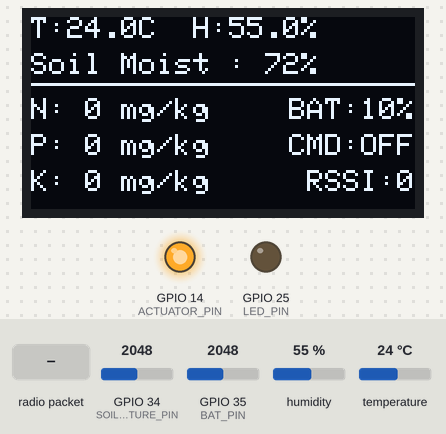
This sketch was run on a simulated ESP32. Shown: 128×64 one-colour display, output pins drawn as LEDs (lit = HIGH). The test bench sets the inputs (shaded band); at power-on: humidity 55 %, GPIO 34 (SOIL_MOISTURE_PIN) = 2048, GPIO 35 (BAT_PIN) = 2048, temperature 24 °C (analog values on the 0–4095 scale). No radio packets arrive unless stated; what the sketch prints to the serial monitor is not drawn.

Above: at 4.7 s.
4.8 s: radio packet "CMD:ON" arrives
At 5.4 s:
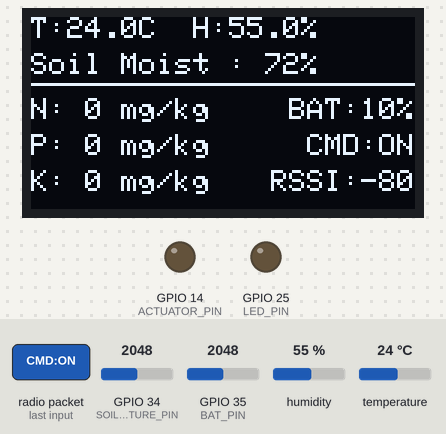
11.8 s: radio packet "CMD:OFF" arrives
At 12.8 s:
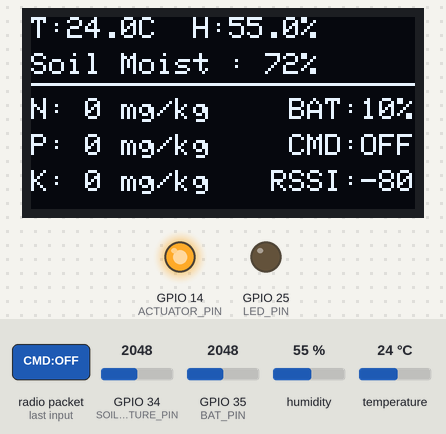
17.8 s: humidity set to 22 %
At 20.0 s:
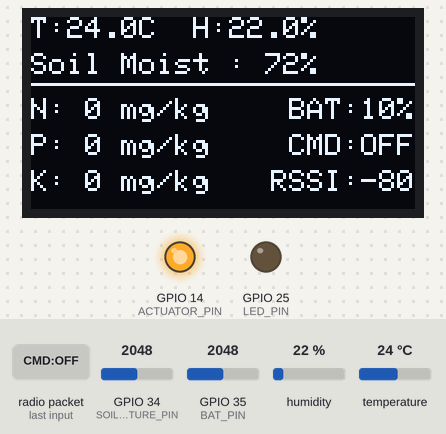
20.8 s: GPIO 34 (SOIL_MOISTURE_PIN) set to 2866
At 23.5 s:
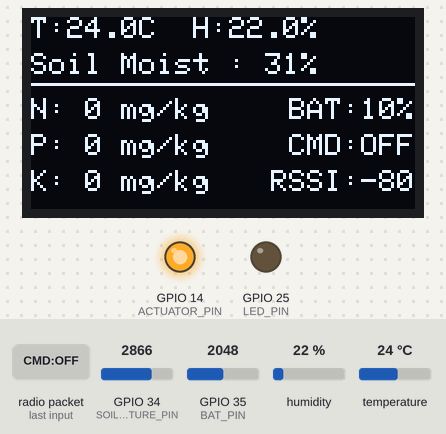
23.8 s: GPIO 35 (BAT_PIN) set to 2866
At 25.8 s:
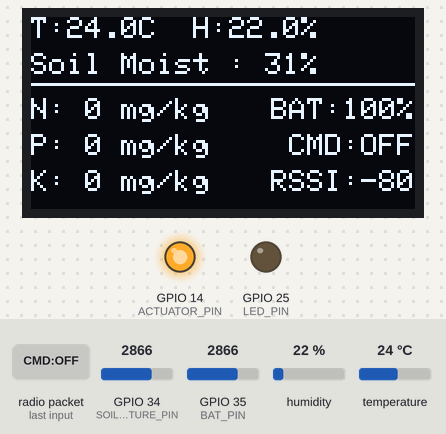
26.8 s: temperature set to 12 °C
At 29.3 s:
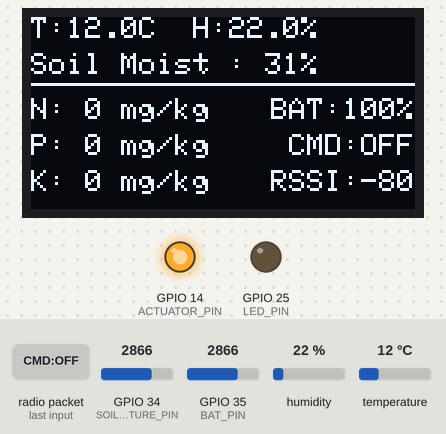
Timing chart, 0 to 30.8 s (numbered marks = the images above; inputs shaded):
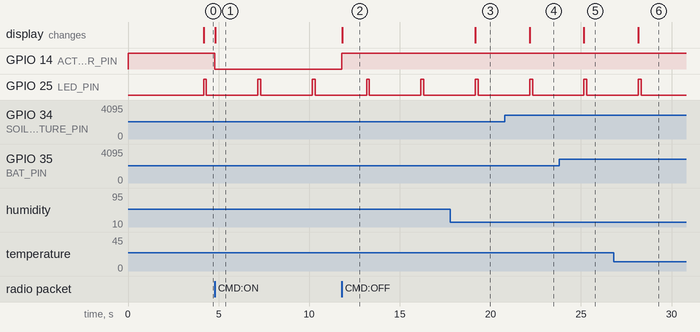

The sketch:

LoRa32-NPK_DHT_SOIL_N1_FIX.ino
```cpp
#include <Wire.h>
#include <Adafruit_GFX.h>
#include <Adafruit_SSD1306.h>
#include <DHT.h>
#include <Arduino.h>
#include <SPI.h>
#include <LoRa.h>

// --- KONFIGURASI PIN & PARAMETER SENSOR ---
#define LED_PIN 25
#define ACTUATOR_PIN 14
#define BAT_PIN 35

float batVoltage = 0.0;
int batPercent = 0;

#define SCREEN_WIDTH 128
#define SCREEN_HEIGHT 64
#define OLED_SDA 21
#define OLED_SCL 22

#define DHTPIN 13
#define DHTTYPE DHT22

#define SOIL_MOISTURE_PIN 34
const int AirValue = 3500;
const int WaterValue = 1500;

#define RX_PIN 4
#define TX_PIN 2
#define MODBUS_BAUDRATE 4800

// --- KONFIGURASI PIN LORA (T3 LoRa32 V1.6.1) ---
#define LORA_SCK  5
#define LORA_MISO 19
#define LORA_MOSI 27
#define LORA_CS   18
#define LORA_RST  23
#define LORA_IRQ  26
#define LORA_FREQ 433E6 // Sesuaikan dengan modul: 433E6, 868E6, atau 915E6

// --- INISIALISASI OBJEK ---
Adafruit_SSD1306 display(SCREEN_WIDTH, SCREEN_HEIGHT, &Wire, -1);
DHT dht(DHTPIN, DHTTYPE);

// --- VARIABEL GLOBAL ---
const byte npk_query[] = {0x01, 0x03, 0x00, 0x1E, 0x00, 0x03, 0x65, 0xCD};
byte npk_response[11];

float temp = 0.0, hum = 0.0;
int soilMoisturePercent = 0;
int val_N = 0, val_P = 0, val_K = 0;

// Variabel untuk menyimpan status aktuator & RSSI
bool actuatorState = false;
int currentRssi = 0;

unsigned long previousMillis = 0;
const long interval = 3000;

void setup() {
  Serial.begin(115200);
  Serial2.begin(MODBUS_BAUDRATE, SERIAL_8N1, RX_PIN, TX_PIN);

  // Inisialisasi LED Bawaan & Aktuator
  pinMode(LED_PIN, OUTPUT);
  digitalWrite(LED_PIN, LOW);

  pinMode(ACTUATOR_PIN, OUTPUT);
  digitalWrite(ACTUATOR_PIN, HIGH);

  analogReadResolution(12);

  Serial.println("Inisialisasi Sistem Sensor...");
  dht.begin();

  // Inisialisasi OLED
  Wire.begin(OLED_SDA, OLED_SCL);
  if(!display.begin(SSD1306_SWITCHCAPVCC, 0x3C)) {
    Serial.println(F("OLED allocation failed"));
    for(;;);
  }

  display.clearDisplay();
  display.setTextSize(1);
  display.setTextColor(WHITE);
  display.setCursor(15, 25);
  display.println("System Starting...");
  display.display();

  // Inisialisasi LoRa
  SPI.begin(LORA_SCK, LORA_MISO, LORA_MOSI, LORA_CS);
  LoRa.setPins(LORA_CS, LORA_RST, LORA_IRQ);

  if (!LoRa.begin(LORA_FREQ)) {
    Serial.println("LoRa initialization failed!");
    display.clearDisplay();
    display.setCursor(0, 0);
    display.println("LoRa Failed!");
    display.display();
    while (1);
  }
  Serial.println("LoRa Initialized OK!");

  delay(2000);

  // PENTING: Set LoRa ke mode receive secara default
  LoRa.receive();
}

void loop() {
  // --- 1. JADWAL PENGIRIMAN DATA SENSOR ---
  unsigned long currentMillis = millis();

  if (currentMillis - previousMillis >= interval) {
    previousMillis = currentMillis;
    readDHT();
    readSoilMoisture();
    readNPK();
    readBattery();
    updateOLED();
    sendDataLoRa();
  }

  // --- 2. LOGIKA HALF-DUPLEX: MENERIMA PERINTAH ---
  int packetSize = LoRa.parsePacket();
  if (packetSize) {
    // Ambil nilai RSSI dari paket yang baru saja diterima
    currentRssi = LoRa.packetRssi();

    String incoming = "";
    while (LoRa.available()) {
      incoming += (char)LoRa.read();
    }

    Serial.println("Menerima pesan: " + incoming + " dengan RSSI: " + String(currentRssi));

    // Eksekusi kontrol aktuator & Update OLED secara realtime
    if (incoming == "CMD:ON") {
      digitalWrite(ACTUATOR_PIN, LOW);
      actuatorState = true;
      updateOLED();
      Serial.println(">>> Aktuator NYALA <<<");
    }
    else if (incoming == "CMD:OFF") {
      digitalWrite(ACTUATOR_PIN, HIGH);
      actuatorState = false;
      updateOLED();
      Serial.println(">>> Aktuator MATI <<<");
    }
  }
}

// --- FUNGSI PEMBACAAN SENSOR ---

void readDHT() {
  float h = dht.readHumidity();
  float t = dht.readTemperature();
  if (!isnan(h) && !isnan(t)) {
    hum = h;
    temp = t;
  }
}

void readSoilMoisture() {
  int rawValue = analogRead(SOIL_MOISTURE_PIN);
  soilMoisturePercent = map(rawValue, AirValue, WaterValue, 0, 100);
  soilMoisturePercent = constrain(soilMoisturePercent, 0, 100);
}

void readNPK() {
  while (Serial2.available()) Serial2.read();
  Serial2.write(npk_query, sizeof(npk_query));

  unsigned long startTime = millis();
  int bytesReceived = 0;

  while (millis() - startTime < 1000) {
    if (Serial2.available()) {
      npk_response[bytesReceived++] = Serial2.read();
      if (bytesReceived >= 11) break;
    }
  }

  if (bytesReceived == 11 && npk_response[0] == 0x01 && npk_response[1] == 0x03) {
    val_N = (npk_response[3] << 8) | npk_response[4];
    val_P = (npk_response[5] << 8) | npk_response[6];
    val_K = (npk_response[7] << 8) | npk_response[8];
    Serial.printf("NPK Berhasil: N=%d, P=%d, K=%d\n", val_N, val_P, val_K);
  } else {
    Serial.println("Peringatan: Gagal membaca NPK (Timeout / Invalid).");
  }
}

// --- FUNGSI PENGIRIMAN DATA LORA ---

void sendDataLoRa() {
  digitalWrite(LED_PIN, HIGH);

  String payload = String(temp, 1) + "," +
                   String(hum, 1) + "," +
                   String(soilMoisturePercent) + "," +
                   String(val_N) + "," +
                   String(val_P) + "," +
                   String(val_K) + "," +
                   String(actuatorState);

  // Mulai transmisi
  LoRa.beginPacket();
  LoRa.print(payload);
  LoRa.endPacket();

  Serial.println("Data LoRa Terkirim: " + payload);

  delay(100);
  digitalWrite(LED_PIN, LOW);

  // PENTING: Kembalikan modul ke mode mendengarkan (Rx) setelah mengirim
  LoRa.receive();
}

// --- FUNGSI TAMPILAN OLED ---

void updateOLED() {
  display.clearDisplay();

  display.setTextSize(1);
  display.setTextColor(WHITE);

  // Baris 1: Suhu & Kelembapan
  display.setCursor(0, 0);
  display.print("T:"); display.print(temp, 1); display.print("C  ");
  display.print("H:"); display.print(hum, 1); display.println("%");

  // Baris 2: Kelembapan Tanah
  display.setCursor(0, 12);
  display.print("Soil Moist : "); display.print(soilMoisturePercent); display.println("%");

  // Garis Pemisah horizontal
  display.drawLine(0, 22, 128, 22, WHITE);

  // Baris 3, 4, 5: Sensor NPK di sisi kiri
  display.setCursor(0, 27); display.print("N: "); display.print(val_N); display.println(" mg/kg");
  display.setCursor(0, 39); display.print("P: "); display.print(val_P); display.println(" mg/kg");
  display.setCursor(0, 51); display.print("K: "); display.print(val_K); display.println(" mg/kg");

  // --- Posisi Rata Kanan (Right-Aligned) ---
  int16_t x1, y1;
  uint16_t w, h;

  // 1. Indikator BATERAI (Berada di sebelah N)
  String batTxt = "BAT:" + String(batPercent) + "%";
  display.getTextBounds(batTxt, 0, 0, &x1, &y1, &w, &h);
  display.setCursor(128 - w, 27); // y=27 sejajar dengan baris N
  display.print(batTxt);

  // 2. Indikator CMD (Berada di sebelah P)
  String cmdTxt = actuatorState ? "CMD:ON" : "CMD:OFF";
  display.getTextBounds(cmdTxt, 0, 0, &x1, &y1, &w, &h);
  display.setCursor(128 - w, 39); // 128 - w memastikan teks sejajar di kanan
  display.print(cmdTxt);

  // 2. Indikator RSSI (Berada di sebelah K, di bawah CMD)
  String rssiTxt = "RSSI:" + String(currentRssi);
  display.getTextBounds(rssiTxt, 0, 0, &x1, &y1, &w, &h);
  display.setCursor(128 - w, 51);
  display.print(rssiTxt);

  display.display();
}

// --- FUNGSI PEMBACAAN BATERAI (DENGAN OVERSAMPLING) ---
void readBattery() {
  uint32_t sumAdc = 0;
  const int numSamples = 64; // Jumlah sampel oversampling

  // Mengambil banyak sampel secara berurutan
  for (int i = 0; i < numSamples; i++) {
    sumAdc += analogRead(BAT_PIN);
    delay(2); // Jeda sangat singkat (2ms) antar sampel agar pembacaan lebih stabil
  }

  // Hitung nilai rata-rata ADC
  float avgAdc = (float)sumAdc / numSamples;

  // Kalkulasi tegangan menggunakan nilai rata-rata
  // (Nilai Rata-rata ADC / Resolusi Maksimal 12-bit) * Tegangan Referensi * Faktor Pengali Pembagi Tegangan [cite: 335, 337]
  batVoltage = (avgAdc / 4095.0) * 3.3 * 2.0;

  // Kalkulasi persentase (Asumsi LiPo: 3.2V = 0%, 4.2V = 100%)
  batPercent = ((batVoltage - 3.2) / (4.2 - 3.2)) * 100;

  // Batasi nilai persentase agar tidak kurang dari 0 atau lebih dari 100
  batPercent = constrain(batPercent, 0, 100);

  Serial.printf("[BATERAI] ADC Rata-rata: %.1f | Tegangan: %.2fV | Kapasitas: %d%%\n", avgAdc, batVoltage, batPercent);
}
```

Measured:
- after the input at 4.8 s, GPIO 14 (ACTUATOR_PIN): HIGH → LOW at once; the display: changes at once (image 1)
- after the input at 11.8 s, GPIO 14 (ACTUATOR_PIN): LOW → HIGH at once; the display: changes at once (image 2)
- after the input at 17.8 s, the display: first differs from a run without the input after 1.4 s (image 3)
- after the input at 20.8 s, the display: first differs from a run without the input after 1.4 s (image 4)
- after the input at 23.8 s, the display: first differs from a run without the input after 1.4 s (image 5)
- after the input at 26.8 s, the display: first differs from a run without the input after 1.4 s (image 6)
- by itself, GPIO 25 (LED_PIN): alternates HIGH for 0.16 s and LOW for 2.8 s
